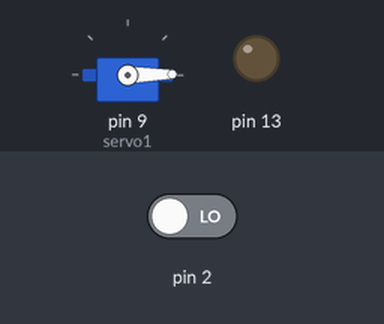
Simulated run of this sketch. Board: Arduino Uno, built with avr-gcc and run on an emulated ATmega328P. Parts: servo, output pins drawn as LEDs (lit = HIGH). The inputs (shaded band) are chosen by the test bench; at power-on: pin 2 LOW. What the sketch prints to the serial monitor is not drawn.

Above: at 1.2 s.
1.3 s: pin 2 driven HIGH
At 2.2 s:
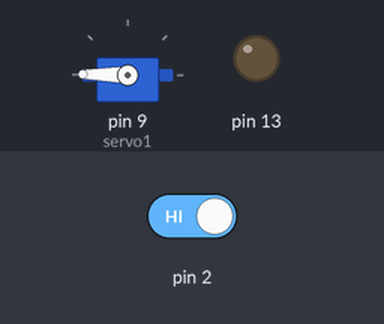
2.8 s: pin 2 driven LOW
At 3.3 s:
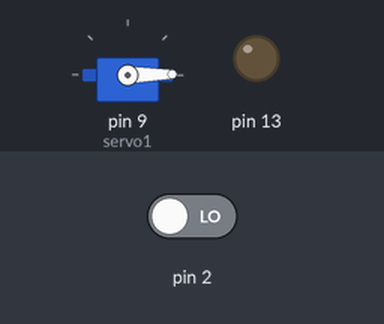
Timing chart, 0 to 5.8 s (numbered marks = the images above; inputs shaded):
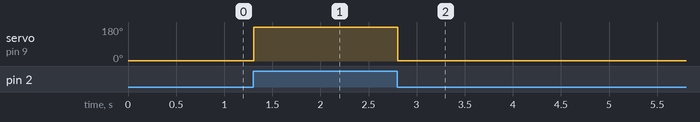

Measured:
- after the input at 1.3 s, servo on pin 9 (servo1): 1° → 179° at once
- after the input at 2.8 s, servo on pin 9 (servo1): 179° → 1° at once

The sketch:

DigitalProximitySensorWithServo.ino
```cpp
/*
 *  This will reverse the direction of a servo if the proximity sensor detects a barrier.
 *  http://labs.da.org/~fbeck/robotics/examples/digital_ir_sensor_servo.mov
 */

/*
Include the servo library.  The library is some additional code
found in your libraries folder.  This allows us to interface easily
with other devices
*/
#include <Servo.h>

// create servo object to control a servo
Servo servo1;

int a = 0;

// do some setup.  this code runs once to do any beginning setup you have.
void setup() {
  // turn on the serial port
  Serial.begin(9600);
  // initialize digital pin 13 (LED) as an output.
  pinMode(13, OUTPUT);
  // initialize the digital pin 2 (proximity sensor) as an input
  pinMode(2, INPUT);
  // attaches the servo on pin 9 to the servo object
  servo1.attach(9);

}

// once started, this code will run continuously.
void loop() {
    a = digitalRead(2);
    Serial.println(a);

    if(a == 1) {
      servo1.write(179);
    } else {
      servo1.write(1);
    }

}
```
